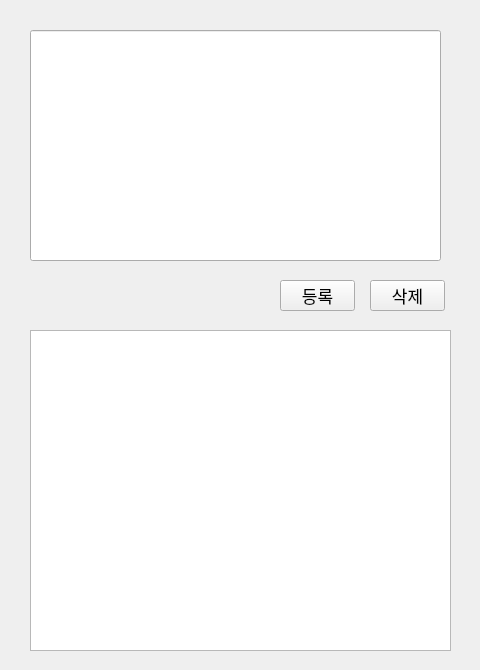
<?xml version="1.0" encoding="UTF-8"?>
<ui version="4.0">
 <class>Form</class>
 <widget class="QWidget" name="Form">
  <property name="geometry">
   <rect>
    <x>0</x>
    <y>0</y>
    <width>480</width>
    <height>670</height>
   </rect>
  </property>
  <property name="windowTitle">
   <string>Form</string>
  </property>
  <widget class="QListView" name="list_harm_hashtags">
   <property name="geometry">
    <rect>
     <x>30</x>
     <y>330</y>
     <width>421</width>
     <height>321</height>
    </rect>
   </property>
  </widget>
  <widget class="QPushButton" name="btn_delete_harm_tag">
   <property name="geometry">
    <rect>
     <x>370</x>
     <y>280</y>
     <width>75</width>
     <height>31</height>
    </rect>
   </property>
   <property name="styleSheet">
    <string notr="true">font-size:13pt;</string>
   </property>
   <property name="text">
    <string>삭제</string>
   </property>
  </widget>
  <widget class="QPushButton" name="btn_register_harm_tags">
   <property name="geometry">
    <rect>
     <x>280</x>
     <y>280</y>
     <width>75</width>
     <height>31</height>
    </rect>
   </property>
   <property name="styleSheet">
    <string notr="true">font-size:13pt;</string>
   </property>
   <property name="text">
    <string>등록</string>
   </property>
  </widget>
  <widget class="QLineEdit" name="input_harm_tags">
   <property name="geometry">
    <rect>
     <x>30</x>
     <y>30</y>
     <width>411</width>
     <height>231</height>
    </rect>
   </property>
  </widget>
 </widget>
 <resources/>
 <connections/>
</ui>
